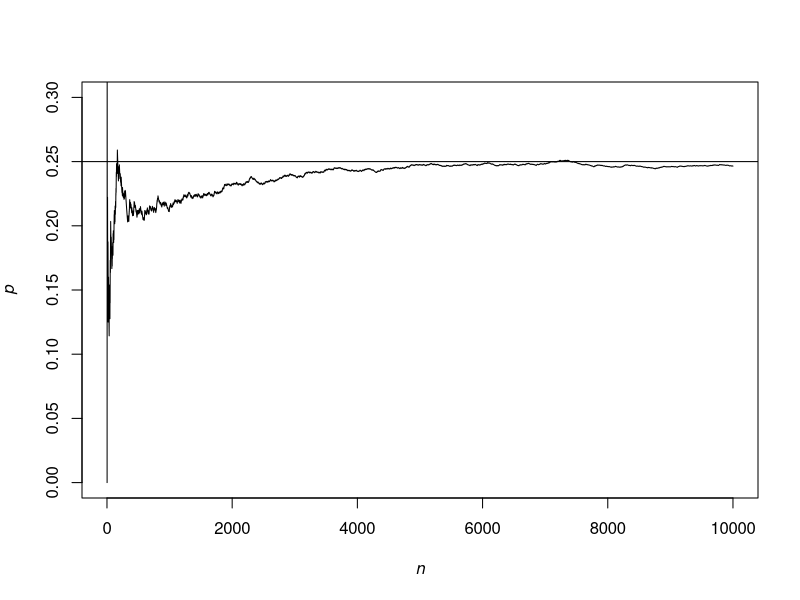

This chart was generated by the following R code:
set.seed(100)
n.S <- ifelse(runif(1, 0, 1) < 0.25, 1, 0)
p <- vector()
for(n in 1 : 10000){
  n.S <- n.S + ifelse(runif(1, 0, 1) < 0.25, 1, 0)
  p[n] <- n.S / n
}
plot(p, type = 'l', ylim = c(0, 0.3),
  xlab = expression(italic(n)), ylab = expression(italic(p)))
abline(h = .25)

p <- cumsum(ifelse(runif(10000, 0, 1) < 0.25, 1, 0)) / (1:10000)
